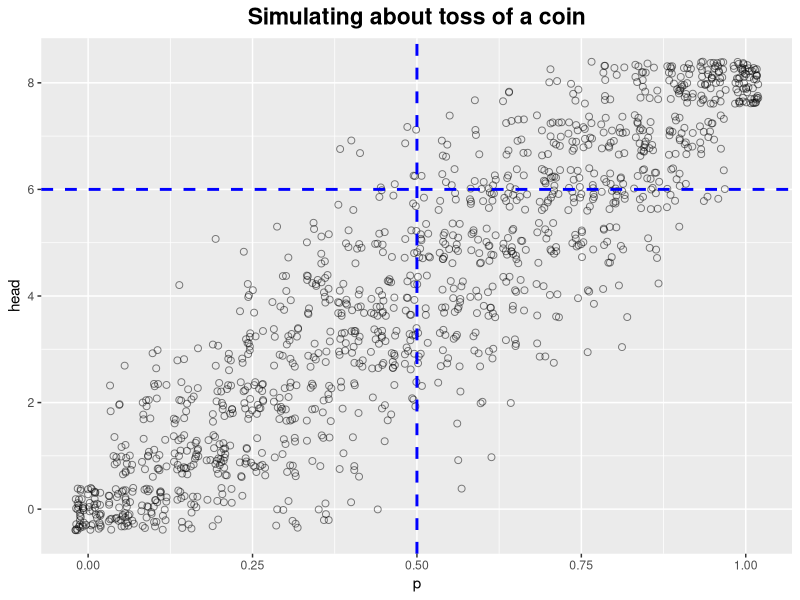
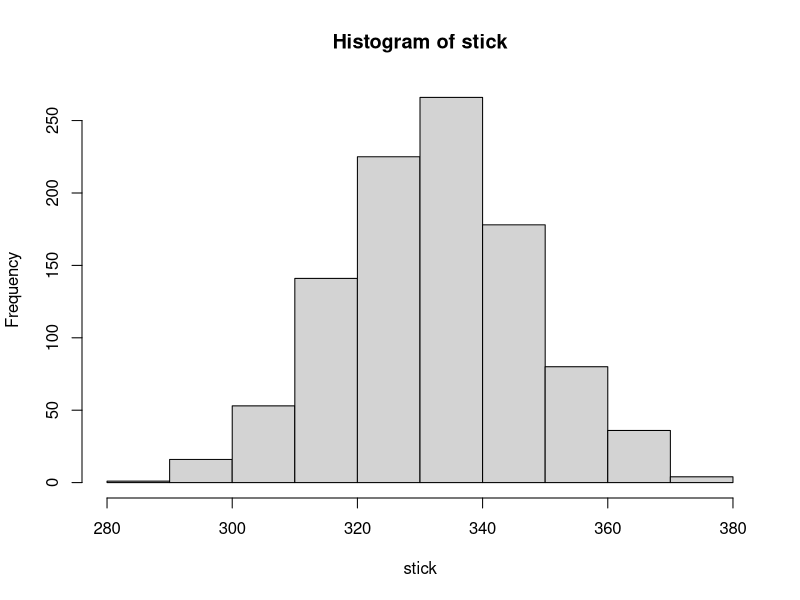
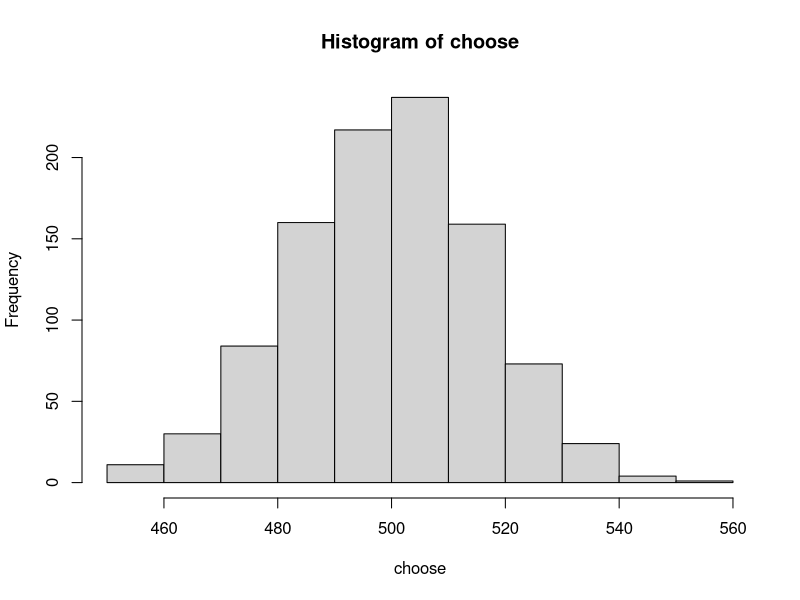
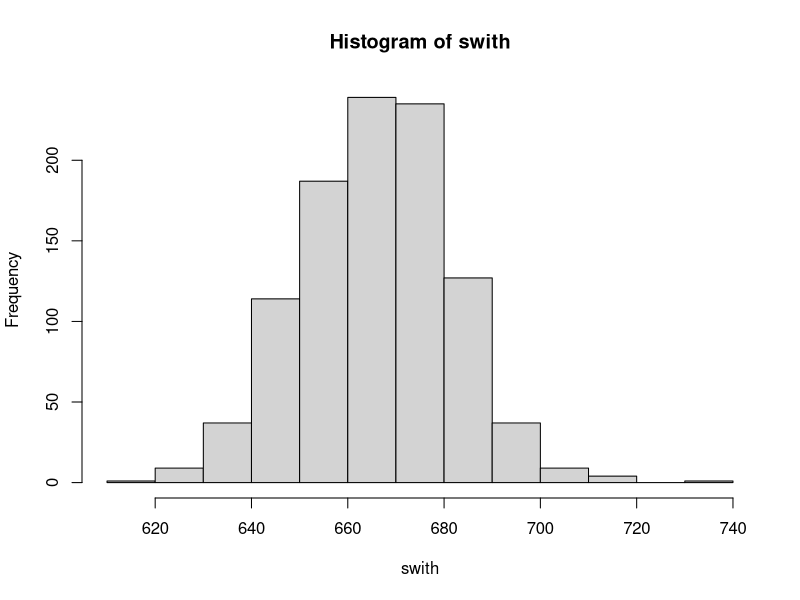
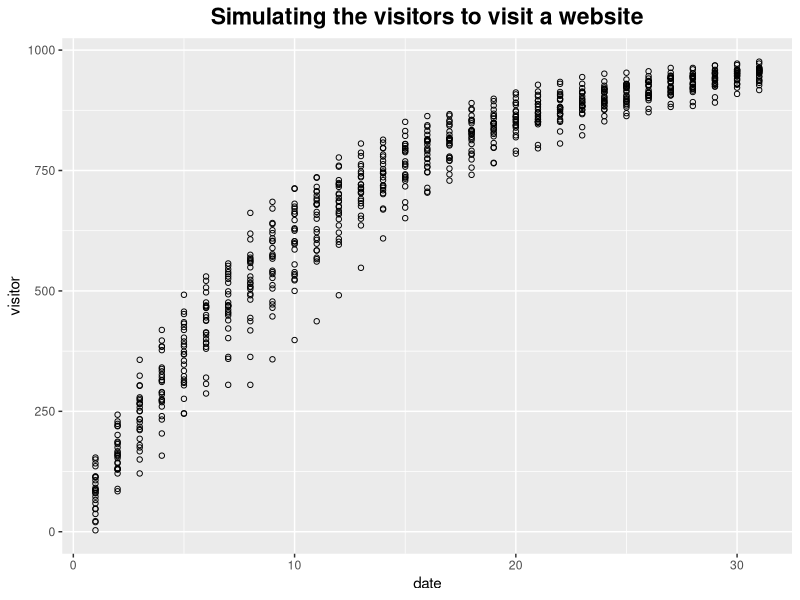
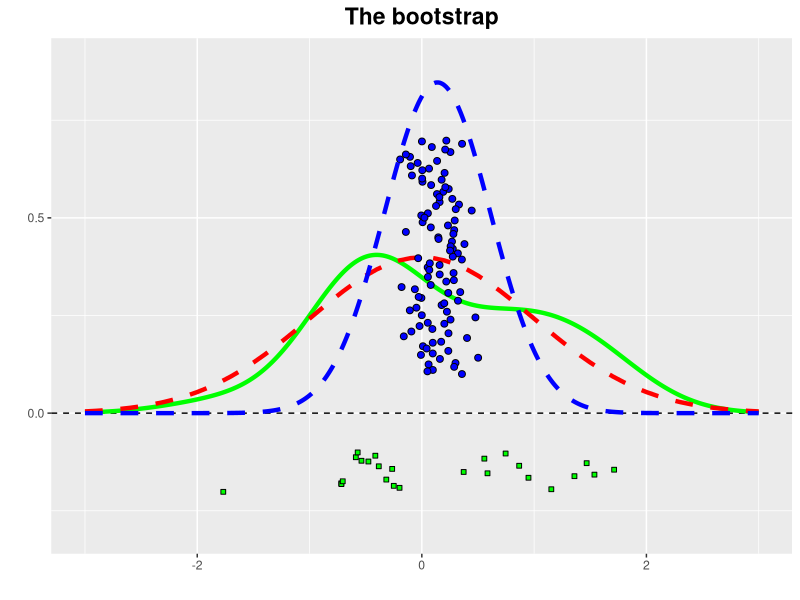

Write R code to recreate these figures, in order.
## ---- chunk 1
library(ggplot2)

k = seq(0, 1, by = 0.05)
df <- data.frame(p = rep(k, each = 60),
                 head = unlist(lapply(k, function(x) rbinom(n = 60, size = 8, prob = x))))

ggplot(df, aes(x = p, y = head)) +
  geom_point(position = "jitter", shape = 1, size = 2, alpha = .5) +
  geom_hline(yintercept = 6, size = 1, linetype = "dashed", colour = "blue") +
  geom_vline(xintercept = 0.5, size = 1, linetype = "dashed", colour = "blue") +
  ggtitle("Simulating about toss of a coin") +
  theme(plot.title = element_text(hjust = 0.5, size =rel(1.5), face = 'bold'))
## ---- chunk 2
# Monty Hall Problem
choose_strategy <- function(strategy) {
  wins <- 0
  for (trial in 1 : 1000) {
    # raw envelopes
    envelopes <- c(0, 1, 2)
   
    first_choice = sample(envelopes, size = 1)
   
    # envelopes after deleter one empty envelope
    if (first_choice == 0) {
      envelopes <- c(0, sample(c(1, 2), size = 1))
    } else {
      envelopes <- c(0, first_choice)
    }
   
   
    if (strategy == 'stick') {
      second_choice <- first_choice
    } else {
      if (strategy == "choose") {
        second_choice <- sample(envelopes, size = 1)
      } else {
        if (strategy == "swith") {
          second_choice <- envelopes[which(envelopes != first_choice)]
        }
      }
    }
   
    if (second_choice == 0) {
      wins <- wins + 1
    }
   
    trial <- trial + 1
  }
  wins
}

choose_strategy(strategy = 'stick')
choose_strategy(strategy = 'choose')
choose_strategy(strategy = 'swith')

stick <- c()
for (i in 1:1000) {
  stick <- c(stick, choose_strategy(strategy = 'stick'))
  i <- i + 1
}

hist(stick)
mean(stick)
sd(stick)

choose <- c()
for (i in 1:1000) {
  choose <- c(choose, choose_strategy(strategy = 'choose'))
  i <- i + 1
}

hist(choose)
mean(choose)
sd(choose)

swith <- c()
for (i in 1:1000) {
  swith <- c(swith, choose_strategy(strategy = 'swith'))
  i <- i + 1
}

hist(swith)
mean(swith)
sd(swith)
## ---- chunk 3
# visitors to visit a website
n <- 1000 # total visitors
k <- 100 # avg visitors per day
s <- 50 # daily variation

trial <- function() {
  visitor_for_day <- c()
  has_visited <- rep(0, n)
 
  for (day in 1 : 31) {
    visitors_today <- max(0, round(rnorm(n  = 1, mean = k, sd = s)))
   
    # pick the individuals who visited today and mark them
    for (i in sample(1:n, size = visitors_today, replace = TRUE)) {
      has_visited[i] <- 1
    }
   
    # find the total number of unique visitors so far
    visitor_for_day <- c(visitor_for_day, sum(has_visited))
 
  }
  visitor_for_day
}

df <- data.frame(date = c(), visitor = c())
for (t in 1:25) {
  r <- trial()

  for (i in 1:length(r)) {
    df <- rbind(df, data.frame(date = i, visitor = r[i]))
  }
 
}

ggplot(df, aes(x = date, y = visitor)) +
  geom_point(shape = 1) +
  ggtitle("Simulating the visitors to visit a website") +
  theme(plot.title = element_text(hjust = 0.5, size = rel(1.5), face = 'bold'))
## ---- chunk 4
# bootstrap
raw <- rnorm(25, mean = 0, sd = 1)

boot_mean <- c()
for (i in 1: 100) {
  boot_mean <- c(boot_mean, mean(sample(raw, size = 25, replace = TRUE)))
}

ggplot(NULL, aes(x = raw)) +
  # draw the raw data points
  geom_point(aes(x = raw, y = sample(seq(-.2, -.1, length.out = 25))),
             position = "jitter", shape = 22, fill = "green") +
  ylim(-.3, .9) +
  xlim(-3, 3) +
  xlab("") +
  ylab("") +
  geom_hline(yintercept = 0, linetype = "dashed") +
  # draw the density curve of the raw data
  geom_line(stat = "density", colour = "green", size = 1.5, adjust = 1.2) +
  # draw the normal distribution curve
  geom_line(aes(x = seq(-3, 3, by = .1), y = dnorm(seq(-3, 3, by = .1))),
            color = "red", linetype = "dashed", size = 1.5) +
  # the bootstrap data points
  geom_point(aes(x = boot_mean, y = sample(seq(0.1, .7, length.out = 100))),
             shape = 21, fill = "blue", position = "jitter", size = 2) +
  # the density curve of the boost means
  geom_line(aes(x = boot_mean), stat = "density", adjust = 8,
            colour = "blue", linetype = "dashed", size = 1.5) +
  ggtitle("The bootstrap") +
  theme(plot.title = element_text(hjust = 0.5, size = rel(1.5), face = 'bold'))
